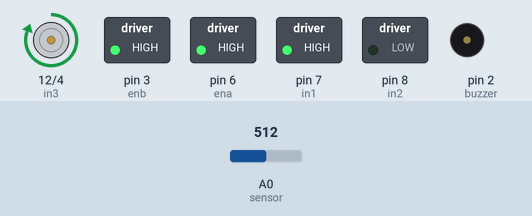
Simulated run of this sketch. Board: Arduino Uno, built with avr-gcc and run on an emulated ATmega328P. Shown: motor-driver pin pairs drawn as motors (green arrow = first pin HIGH = forward, orange = second pin HIGH = backward, longer = more drive), switched loads named in the sketch (green lamp = pin HIGH), buzzer (waves = sounding, pin HIGH). The test bench sets the inputs (shaded band); at power-on: A0 (sensor) = 512.

Above: at 1.0 s.
At 2.1 s:
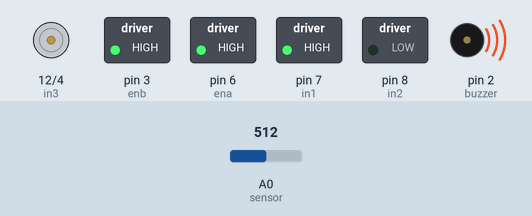
Timing chart, 0 to 3.0 s (numbered marks = the images above):
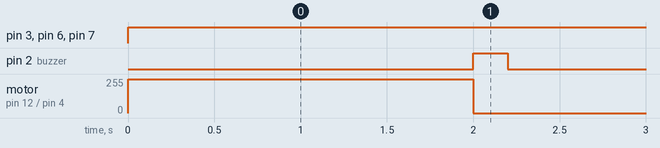

Measured:
- by itself, pin 3 (enb), pin 6 (ena), pin 7 (in1): LOW → HIGH at 0.00 s
- by itself, pin 2 (buzzer): alternates HIGH for 0.20 s and LOW for 2.0 s
- by itself, motor on pin 12 (in3) / pin 4 (in4): stopped → forward 255/255 at 0.00 s, → stopped 2.0 s later

The sketch:

code.ino
```cpp
int ena = 6;
int enb = 3;
int in1 = 7;
int in2 = 8;
int in3 = 12;
int in4 = 4;
int buzzer = 2;
int buzz = 0;
int sensor = A0;
int fanSpeed = 255;
int motorSpeed = 255;
int sensorThreshold = 32;


void setup() {
  // put your setup code here, to run once:

  Serial.begin(9600);
  pinMode(ena, OUTPUT);
  pinMode(enb,OUTPUT);
  pinMode(in1,OUTPUT);
  pinMode(in2,OUTPUT);
  pinMode(in3,OUTPUT);
  pinMode(in4,OUTPUT);
  pinMode(buzzer,OUTPUT);
  pinMode(sensor,INPUT);


}
void start(){
  digitalWrite(in1,HIGH);
  digitalWrite(in2,LOW);
  analogWrite(ena,fanSpeed);

  digitalWrite(in3,HIGH);
  digitalWrite(in4,LOW);
  analogWrite(enb,motorSpeed);
  delay(2000);
  digitalWrite(in3,LOW);
}

void loop() {
  // put your main code here, to run repeatedly:
  if(analogRead(sensor) > sensorThreshold){
    if(!buzz){
      start();
      buzz = 1;
    }
  }

  if(buzz){
    digitalWrite(buzzer,HIGH);
    delay(200);
    digitalWrite(buzzer,LOW);
    delay(2000);
  }


}
```
